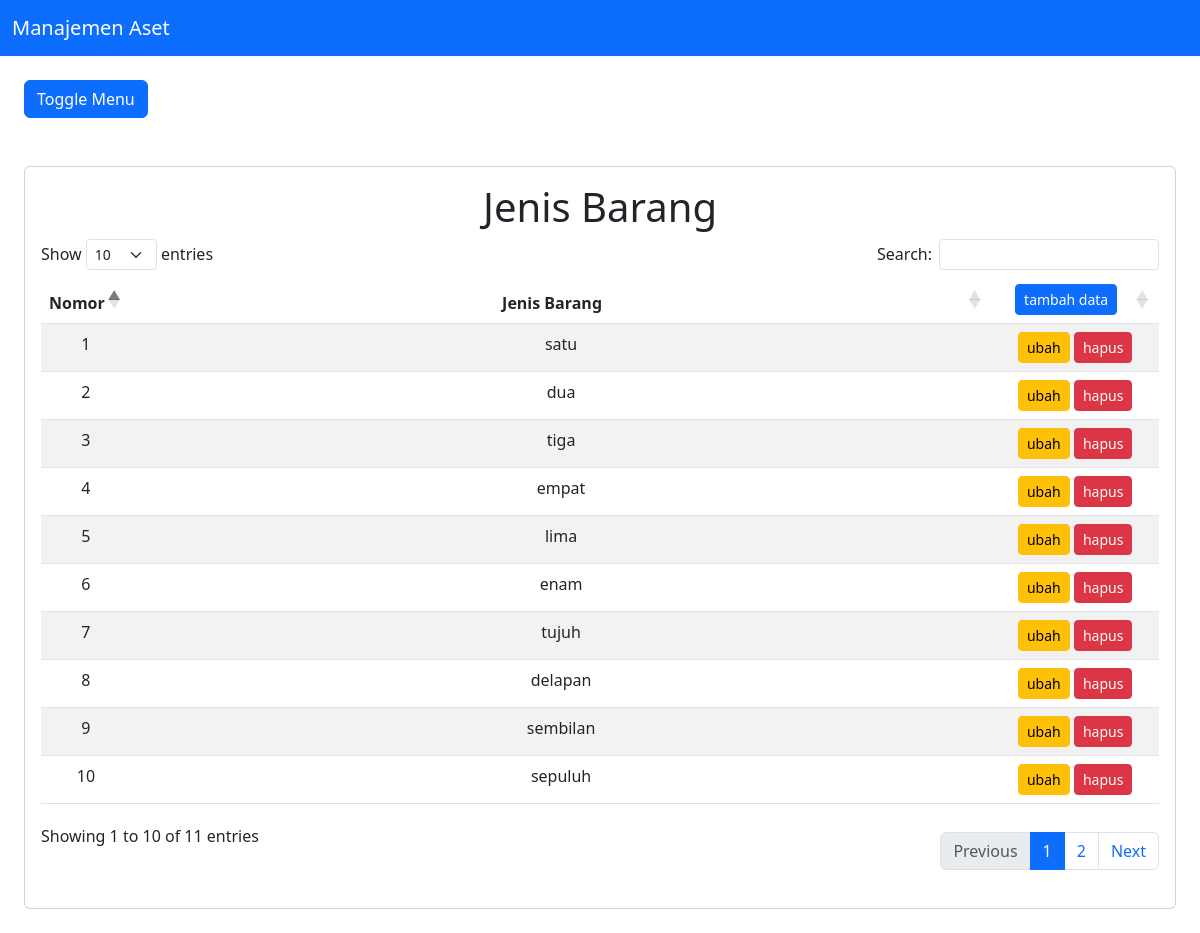
Screenshot of /jenis/index.php with the database file from the repository.
### tables this page shows
CREATE TABLE `jenis_barang`  (
  `id_jenis_barang` int NOT NULL AUTO_INCREMENT,
  `nama_jenis_barang` varchar(255) NOT NULL,
  PRIMARY KEY (`id_jenis_barang`) USING BTREE,
  INDEX `nama_jenis_barang`(`nama_jenis_barang`) USING BTREE
);

### koneksi.php (called while the page is built)
<?php
$db = mysqli_connect("localhost", "root", "", "pendataan");
function query($query)
{
    global $db;
    $result = mysqli_query($db, $query);
    $rows = [];
    while ($row = mysqli_fetch_assoc($result)) {
        $rows[] = $row;
    }
    return $rows;
}

### jenis/index.php (the view, shortened to what this page needs)
<?php
require '../header.php';
$jenis_barang = query("SELECT * FROM jenis_barang ORDER BY id_jenis_barang Asc");
?>
<body>
  <div class="p-4" id="main-content">
    <button class="btn btn-primary" id="button-toggle">
      Toggle Menu
    </button>
    <div class="card mt-5">
      <div class="card-body">
        <h1 style="text-align:center">Jenis Barang </h1>
        <table class="table table-striped" id="datatable">
          <thead>
            <tr style="text-align:center">
              <th width="5%" style="text-align:center">Nomor</th>
              <th style="text-align:center">Jenis Barang</th>
              <th width="15%" style="text-align:center">
                <a class="btn btn-sm btn-primary" href="tambah.php" role="button">tambah data</a>
              </th>
            </tr>
          </thead>
          <tbody>
            <?php $no = 1; ?>
            <?php foreach ($jenis_barang as $row) : ?>
              <tr>
                <td width="5%" style="text-align: center;" scope="row"><?= $no; ?></td>
                <td style="text-align: center;"><?= $row["nama_jenis_barang"]; ?></td>
                <td style="text-align: center">
                  <a class="btn btn-sm btn-warning" href="ubah.php?id_jenis_barang=<?= $row["id_jenis_barang"]; ?>" role="button">ubah</a>
                  <a class="btn btn-sm btn-danger" href="hapus.php?id_jenis_barang=<?= $row["id_jenis_barang"]; ?>" onclick="return confirm('yakin?');" role="button">hapus</a>
                </td>
              </tr>
            <?php $no++;
            endforeach; ?>
          </tbody>
        </table>
      </div>
    </div>
  </div>
</body>
<?php require '../footer.php'; ?>

### side.php (style rules this page uses)
a { text-decoration: none; }
#main-content { transition: 0.4s; }

### rows the page displays
jenis_barang: nama_jenis_barang "satu"
jenis_barang: nama_jenis_barang "dua"
jenis_barang: nama_jenis_barang "tiga"
jenis_barang: nama_jenis_barang "empat"
jenis_barang: nama_jenis_barang "lima"
jenis_barang: nama_jenis_barang "enam"
jenis_barang: nama_jenis_barang "tujuh"
jenis_barang: nama_jenis_barang "delapan"
jenis_barang: nama_jenis_barang "sembilan"
jenis_barang: nama_jenis_barang "sepuluh"
